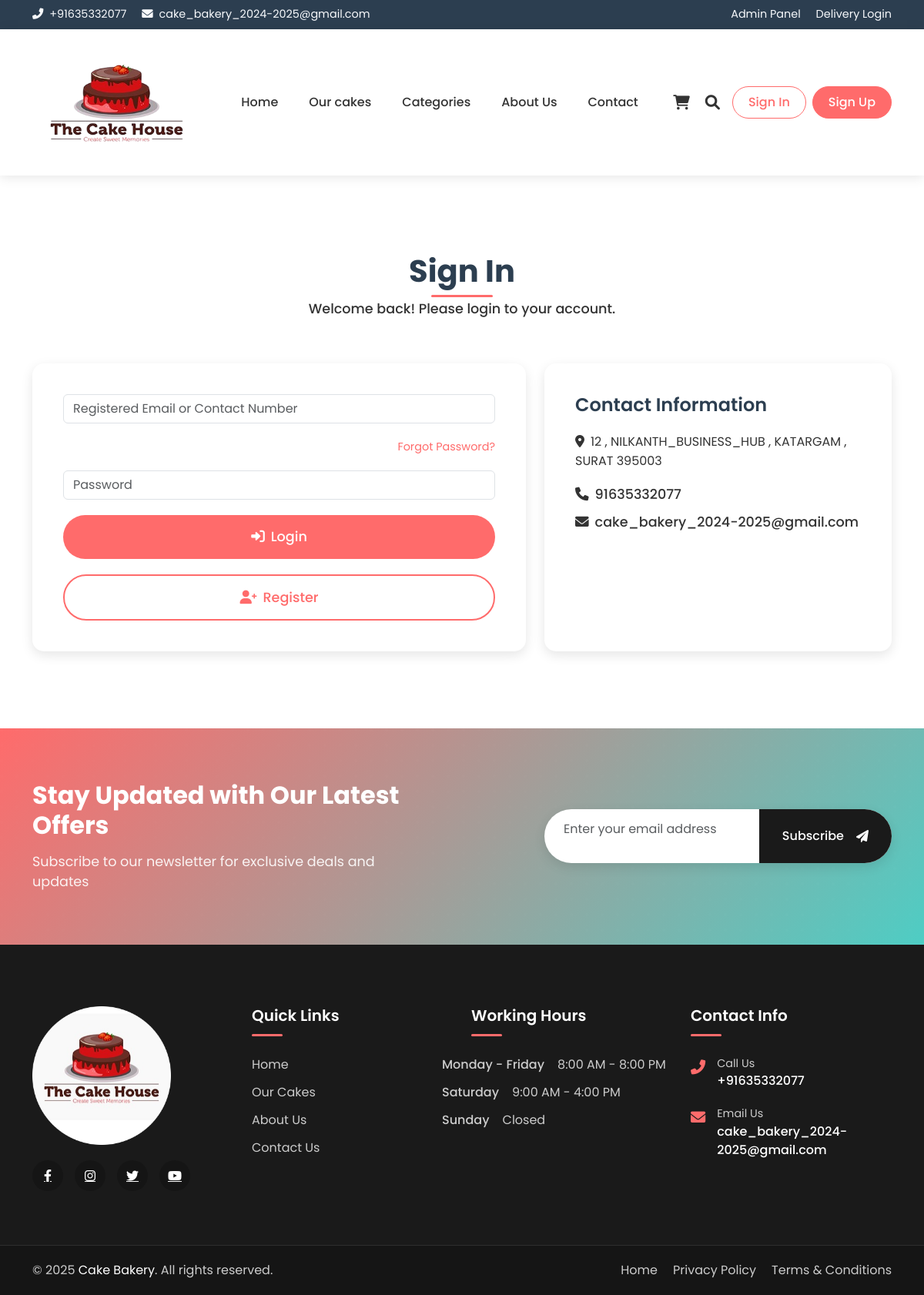
The page /login.php on the database its author committed.
### tables this page shows
CREATE TABLE `tblpage` (
  `ID` int(10) NOT NULL,
  `PageType` varchar(200) DEFAULT NULL,
  `PageTitle` varchar(200) DEFAULT NULL,
  `PageDescription` mediumtext DEFAULT NULL,
  `Email` varchar(200) DEFAULT NULL,
  `MobileNumber` bigint(10) DEFAULT NULL,
  `UpdationDate` timestamp NOT NULL DEFAULT current_timestamp() ON UPDATE current_timestamp()
);

### login.php (the view, shortened to what this page needs)
<?php
    include 'includes/dbconnection.php';
?>
<!DOCTYPE html>
<html lang="en">
<head>
    <link href="https://cdn.jsdelivr.net/npm/bootstrap@5.3.0/dist/css/bootstrap.min.css" rel="stylesheet">
    <link rel="stylesheet" href="https://cdnjs.cloudflare.com/ajax/libs/font-awesome/6.0.0/css/all.min.css">
    <link href="https://cdn.jsdelivr.net/npm/@sweetalert2/theme-minimal@5/minimal.css" rel="stylesheet">
</head>
<body>
    <?php include_once('includes/header.php');?>
    <section class="login-section">
        <div class="container">
            <div class="section-title">
                <h2>Sign In</h2>
                <h5>Welcome back! Please login to your account.</h5>
            </div>
            <div class="row">
                <div class="col-lg-7">
                    <div class="login-form">
                        <form method="post">
                            <div class="form-group">
                                <input type="text" class="form-control" name="emailcont"
                                       placeholder="Registered Email or Contact Number" required>
                            </div>
                            <a href="forgot-password.php" class="forgot-password">Forgot Password?</a>
                            <div class="form-group">
                                <input type="password" class="form-control" name="password"
                                       placeholder="Password" required>
                            </div>
                            <div class="form-group">
                                <button type="submit" name="login" class="login-btn">
                                    <i class="fas fa-sign-in-alt me-2"></i>Login
                                </button>
                            </div>
                            <div class="form-group">
                                <a href="registration.php" class="register-btn">
                                    <i class="fas fa-user-plus me-2"></i>Register
                                </a>
                            </div>
                        </form>
                    </div>
                </div>
                <div class="col-lg-5">
                    <div class="contact-details">
                        <?php
                        $ret = mysqli_query($con, "SELECT * FROM tblpage WHERE PageType='contactus'");
                        while ($row = mysqli_fetch_array($ret)) {
                        ?>
                        <h3>Contact Information</h3>
                        <p><i class="fas fa-map-marker-alt me-2"></i><?php echo $row['PageDescription']; ?></p>
                        <h5><i class="fas fa-phone me-2"></i><?php echo $row['MobileNumber']; ?></h5>
                        <h5><i class="fas fa-envelope me-2"></i><?php echo $row['Email']; ?></h5>
                        <?php }?>
                    </div>
                </div>
            </div>
        </div>
    </section>
    <?php include_once('includes/footer.php');?>
</body>
</html>

### includes/header.php (shortened to what this page needs)
<!DOCTYPE html>
<html lang="en">
<head>
    <link href="https://cdn.jsdelivr.net/npm/bootstrap@5.3.0/dist/css/bootstrap.min.css" rel="stylesheet">
    <link rel="stylesheet" href="https://cdnjs.cloudflare.com/ajax/libs/font-awesome/6.0.0/css/all.min.css">
</head>
<body>
<header>
    <div class="top-bar">
        <div class="container">
            <div class="row">
                <div class="col-md-6">
                    <?php
                        $ret = mysqli_query($con, "select * from tblpage where PageType='contactus'");
                        while ($row = mysqli_fetch_array($ret)) {
                        ?>
                    <a href="tel:+<?php echo $row['MobileNumber']; ?>" class="me-3">
                        <i class="fas fa-phone-alt me-1"></i> +<?php echo $row['MobileNumber']; ?>
                    </a>
                    <a href="mailto:<?php echo $row['Email']; ?>">
                        <i class="fas fa-envelope me-1"></i>                                                             <?php echo $row['Email']; ?>
                    </a>
                    <?php }?>
                </div>
                <div class="col-md-6 text-end">
                    <a href="admin/index.php" class="me-3">Admin Panel</a>
                    <a href="delivery-boy-login.php">Delivery Login</a>
                </div>
            </div>
        </div>
    </div>
    <div class="main-header">
        <div class="container">
            <nav class="navbar navbar-expand-lg">
                <a class="navbar-brand" href="index.php">
                    <img src="img/logo-cake-removebg-preview.png" alt="cake bakery Logo">
                </a>
                <div class="collapse navbar-collapse" id="navbarMain">
                    <ul class="navbar-nav mx-auto">
                        <li class="nav-item ">
                            <a class="nav-link" href="index.php">Home</a>
                        </li>
                        <li class="nav-item">
                            <a class="nav-link" href="cake.php">Our cakes</a>
                        </li>
                        <li class="nav-item dropdown">
                            <a class="nav-link " href="#" role="button" data-bs-toggle="dropdown" aria-expanded="false">
                                Categories
                            </a>
                        </li>
                        <li class="nav-item">
                            <a class="nav-link" href="about-us.php">About Us</a>
                        </li>
                        <li class="nav-item">
                            <a class="nav-link" href="contact.php">Contact</a>
                        </li>
                    </ul>
                    <div class="header-icons">
                        <a style="text-decoration: none;"  href="cart.php" class="icon-link">
                            <i class="fas fa-shopping-cart"></i>
                        </a>
                        <a style="text-decoration: none;" href="search-cake.php" class="icon-link">
                            <i  class="fas fa-search"></i>
                        </a>
                        <?php if (strlen($_SESSION['fosuid']) == 0) {?>
                            <a href="login.php" class="btn btn-outline-primary btn-custom ms-3">Sign In</a>
                            <a href="registration.php" class="btn btn-primary btn-custom ms-2">Sign Up</a>
                        <?php }?>
                    </div>
                </div>
            </nav>
        </div>
    </div>
</header>
</body>
</html>

### includes/footer.php (shortened to what this page needs)
<?php
    include 'includes/dbconnection.php';
?>
<section class="newsletter-section py-5">
    <div class="container">
        <div class="newsletter-wrapper">
            <div class="row justify-content-between align-items-center g-4">
                <div class="col-lg-6">
                    <div class="newsletter-content">
                        <h4 class="newsletter-title">Stay Updated with Our Latest Offers</h4>
                        <p class="newsletter-subtitle">Subscribe to our newsletter for exclusive deals and updates</p>
                    </div>
                </div>
                <div class="col-lg-5">
                    <form method="post" class="newsletter-form">
                        <div class="input-group">
                            <input type="email" class="form-control" placeholder="Enter your email address" name="email" required>
                            <button class="btn btn-subscribe" type="submit" name="sub">
                                Subscribe <i class="fas fa-paper-plane ms-2"></i>
                            </button>
                        </div>
                    </form>
                </div>
            </div>
        </div>
    </div>
</section>
<footer class="footer-section">
    <div class="footer-top">
        <div class="container">
            <div class="row g-4">
                <div class="col-lg-3 col-md-6">
                    <div class="footer-widget about-widget">
                        <img src="img/logo-cake-photoaidcom-cropped.jpg" alt="Footer Logo" class="footer-logo">
                        <div class="social-links">
                            <a href="#" class="social-link"><i class="fab fa-facebook-f"></i></a>
                            <a href="#" class="social-link"><i class="fab fa-instagram"></i></a>
                            <a href="#" class="social-link"><i class="fab fa-twitter"></i></a>
                            <a href="#" class="social-link"><i class="fab fa-youtube"></i></a>
                        </div>
                    </div>
                </div>
                <div class="col-lg-3 col-md-6">
                    <div class="footer-widget">
                        <h5 class="widget-title">Quick Links</h5>
                        <ul class="footer-links">
                            <li><a href="index.php">Home</a></li>
                            <li><a href="cake.php">Our Cakes</a></li>
                            <li><a href="about-us.php">About Us</a></li>
                            <li><a href="contact.php">Contact Us</a></li>
                        </ul>
                    </div>
                </div>
                <div class="col-lg-3 col-md-6">
                    <div class="footer-widget">
                        <h5 class="widget-title">Working Hours</h5>
                        <ul class="working-hours">
                            <li>
                                <span class="day">Monday - Friday</span> &nbsp;&nbsp;&nbsp;&nbsp;
                                <span class="time">8:00 AM - 8:00 PM</span>
                            </li>
                            <li>
                                <span class="day">Saturday</span>&nbsp;&nbsp;&nbsp;&nbsp;
                                <span class="time">9:00 AM - 4:00 PM</span>
                            </li>
                            <li>
                                <span class="day">Sunday</span>&nbsp;&nbsp;&nbsp;&nbsp;
                                <span class="time">Closed</span>
                            </li>
                        </ul>
                    </div>
                </div>
                <div class="col-lg-3 col-md-6">
                    <div class="footer-widget">
                        <h5 class="widget-title">Contact Info</h5>
                        <?php
                        $ret = mysqli_query($con, "select * from tblpage where PageType='contactus' ");
                        while ($row = mysqli_fetch_array($ret)) {
                        ?>
                        <ul class="contact-info">
                            <li>
                                <i class="fas fa-phone-alt"></i>
                                <div class="contact-text">
                                    <span>Call Us</span>
                                    <a href="tel:+<?php echo $row['MobileNumber']; ?>">+<?php echo $row['MobileNumber']; ?></a>
                                </div>
                            </li>
                            <li>
                                <i class="fas fa-envelope"></i>
                                <div class="contact-text">
                                    <span>Email Us</span>
                                    <a href="mailto:<?php echo $row['Email']; ?>"><?php echo $row['Email']; ?></a>
                                </div>
                            </li>
                        </ul>
                        <?php }?>
                    </div>
                </div>
            </div>
        </div>
    </div>
    <div class="footer-bottom">
        <div class="container">
            <div class="row align-items-center">
                <div class="col-md-6">
                    <p class="copyright-text">
                        &copy; <?php echo date('Y'); ?> <a href="index.php">Cake Bakery</a>. All rights reserved.
                    </p>
                </div>
                <div class="col-md-6">
                    <div class="footer-bottom-links">
                        <a href="index.php">Home</a>
                        <a href="#">Privacy Policy</a>
                        <a href="#">Terms & Conditions</a>
                    </div>
                </div>
            </div>
        </div>
    </div>
</footer>

### login.php (style rules this page uses)
:root { --primary-color: #FF8E9E; --secondary-color: #6C63FF; --dark-color: #2D3047; --light-color: #F9F9F9; --accent-color: #FFD93D; --text-color: #333333; --border-color: rgba(255, 255, 255, 0.1); --shadow-color: rgba(0, 0, 0, 0.05); }
body { font-family: 'Montserrat', sans-serif; color: var(--text-color); background-color: #f8f9fa; }
.login-section { padding: 100px 0; background-color: white; }
.section-title { text-align: center; margin-bottom: 60px; }
.section-title h2 { font-size: 2.5rem; font-weight: 700; color: var(--dark-color); margin-bottom: 15px; position: relative; display: inline-block; }
.section-title h2::after { content: ''; position: absolute; bottom: -10px; left: 50%; transform: translateX(-50%); width: 80px; height: 3px; background:#FF6B6B; border-radius: 3px; }
.section-title h5 { color: var(--text-color); font-size: 1.1rem; font-weight: 500; }
.login-form { background: white; padding: 40px; border-radius: 15px; box-shadow: 0 5px 15px var(--shadow-color); }
.form-control { border: 2px solid #eee; border-radius: 50px; padding: 15px 25px; font-size: 1rem; transition: all 0.3s ease; margin-bottom: 20px; }
.login-btn { background:#FF6B6B; color: white; border: none; padding: 15px 30px; border-radius: 50px; font-weight: 500; font-size: 1.1rem; transition: all 0.3s ease; width: 100%; margin-bottom: 20px; }
.register-btn { background: white; color: var(--primary-color); border: 2px solid var(--primary-color); padding: 15px 30px; border-radius: 50px; font-weight: 500; font-size: 1.1rem; transition: all 0.3s ease; width: 100%; text-decoration: none; display: block; text-align: center; }
.forgot-password { color: var(--primary-color); text-decoration: none; font-size: 0.9rem; margin-bottom: 20px; display: block; text-align: right; transition: color 0.3s ease; }
.contact-details { background: white; padding: 40px; border-radius: 15px; box-shadow: 0 5px 15px var(--shadow-color); height: 100%; }
.contact-details h3 { color: var(--dark-color); font-size: 1.5rem; margin-bottom: 20px; font-weight: 600; }
.contact-details h5 { color: var(--text-color); font-size: 1.1rem; margin-bottom: 15px; font-weight: 500; }
.contact-details p { color: var(--text-color); line-height: 1.6; margin-bottom: 20px; }

### includes/header.php (style rules this page uses)
:root { --primary-color: #FF6B6B; --secondary-color: #4ECDC4; --dark-color: #2C3E50; --light-color: #F7F9FC; --accent-color: #FFD93D; --text-color: #333333; --border-color: #e0e0e0; --shadow-color: rgba(0, 0, 0, 0.1); }
body { font-family: 'Poppins', sans-serif; color: var(--text-color); }
.top-bar { background-color: var(--dark-color); padding: 8px 0; font-size: 0.9rem; }
.top-bar a { color: var(--light-color); text-decoration: none; transition: color 0.3s ease; }
.main-header { background-color: white; box-shadow: 0 2px 15px var(--shadow-color); padding: 15px 0; position: sticky; top: 0; z-index: 1000; }
.navbar-brand img { max-height: 150px; width: 230px; transition: transform 0.3s ease; }
.navbar { padding: 0; }
.navbar-nav { margin: 0 auto; }
.nav-item { position: relative; margin: 0 5px; }
.nav-link { color: var(--text-color) !important; font-weight: 500; padding: 10px 15px !important; transition: all 0.3s ease; position: relative; }
.nav-link::after { content: ''; position: absolute; bottom: 0; left: 50%; width: 0; height: 2px; background-color: var(--primary-color); transition: all 0.3s ease; transform: translateX(-50%); }
.header-icons { display: flex; align-items: center; }
.icon-link { position: relative; color: var(--text-color); font-size: 1.2rem; margin-left: 20px; transition: all 0.3s ease; }
.btn-custom { padding: 8px 20px; border-radius: 25px; font-weight: 500; transition: all 0.3s ease; }
.btn-outline-primary { color: var(--primary-color); border-color: var(--primary-color); }
.btn-primary { background-color: var(--primary-color); border-color: var(--primary-color); }

### rows shown on the page
tblpage: MobileNumber "91635332077", Email "cake_bakery_2024-2025@gmail.com", PageDescription "12 , NILKANTH_BUSINESS_HUB , KATARGAM , SURAT 395003"
